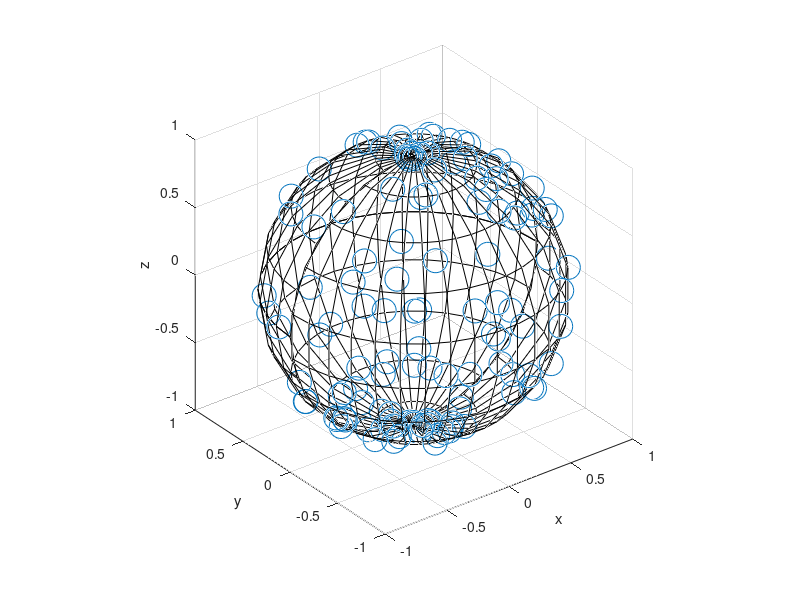

Source code (MATLAB):
% Simulate a Poisson point process on the surface of a sphere.
% The Code can be modified to simulate the point  process *inside* the 
% sphere; see lines 20 and 30.
% Author: H. Paul Keeler, 2020.
% Website: hpaulkeeler.com
% Repository: github.com/hpaulkeeler/posts

%Simulation window parameters
r=1; %radius of sphere
%centre of sphere
xx0=0; 
yy0=0; 
zz0=0;

%Point process parameters
lambda=10; %intensity (ie mean density) of the Poisson process

measureTotal=4*pi*r^2; %area of sphere
%use this line instead to uniformly place points *inside* the sphere
%measureTotal=4/3*pi*r^3; %volume of sphere

%Simulate Poisson point process
numbPoints=poissrnd(measureTotal*lambda);%Poisson number of points
%angular variables
theta=pi*(rand(numbPoints,1)); %polar angles
phi=2*pi*(rand(numbPoints,1)); %azimuth angles
%radial variables
rho=r*ones(numbPoints,1); %radial distances (fixed radius)
%use this line instead to uniformly place points *inside* the sphere
%rho=r*(rand(numbPoints,1)).^(1/3); 

%Convert from spherical to Cartesian coordinates
[xx,yy,zz]=sph2cart(theta,phi,rho); 

%Shift centre of sphere to (xx0,yy0,zz0)
xx=xx+xx0;
yy=yy+yy0;
zz=zz+zz0;
 
%Plotting
markerSize=300;
scatter3(xx,yy,zz,markerSize,'b.'); 
xlabel('x');
ylabel('y');
zlabel('z');
axis square;
hold on;

%create mesh to plot the outline of a sphere
numbMesh=20; 
[thetaMesh, phiMesh] = meshgrid(linspace(0, pi, numbMesh), linspace(0, 2*pi, numbMesh));
%convert to Cartesian coordinates
[xMesh,yMesh,zMesh] = sph2cart(thetaMesh, phiMesh, r);
%Shift centre of sphere to (xx0,yy0,zz0)
xMesh=xMesh+xx0;
yMesh=yMesh+yy0;
zMesh=zMesh+zz0;
%do a surface plot with a clear faces 
surface(xMesh,yMesh,zMesh,'FaceColor', 'none');
